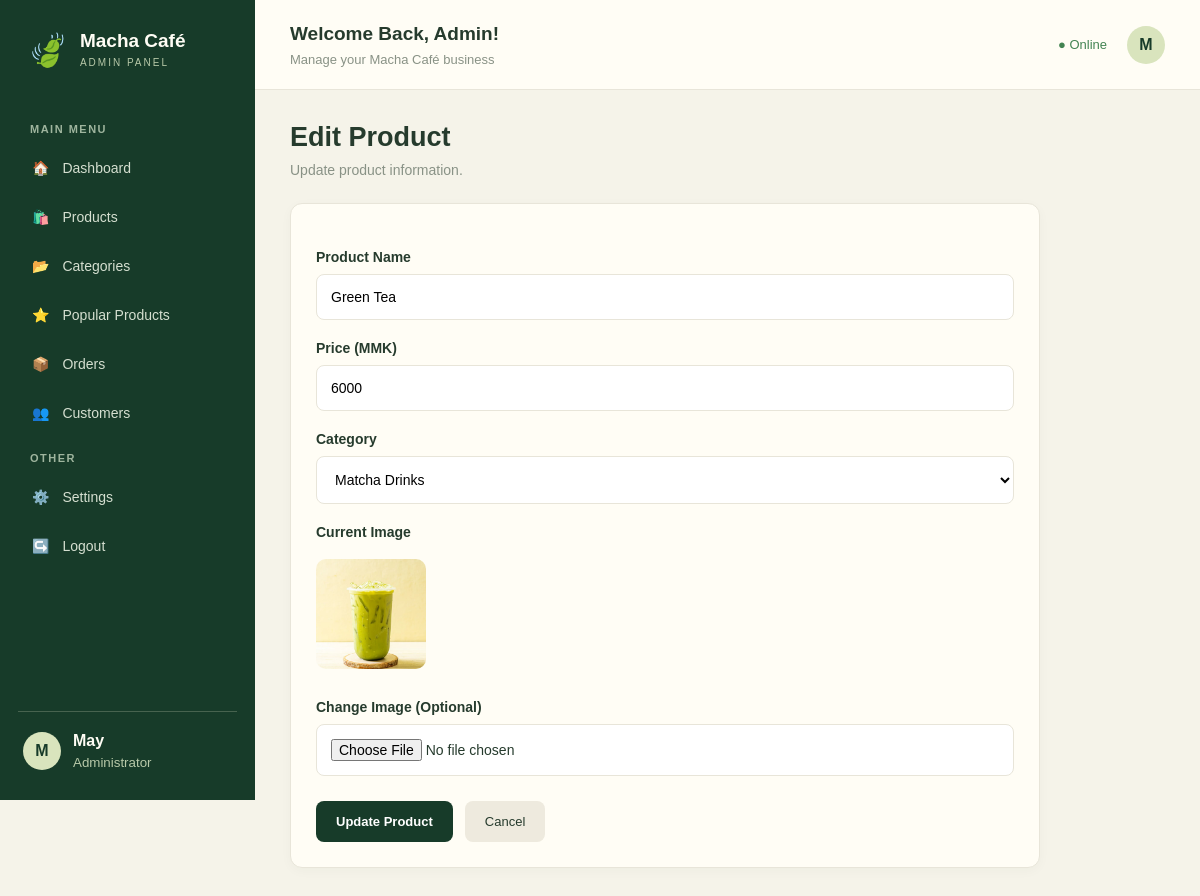
Screenshot of /admin/edit_product.php?id=2 (signed in) with the database file from the repository.
### tables this page shows
CREATE TABLE `products` (
  `id` int(11) NOT NULL,
  `product_name` varchar(150) NOT NULL,
  `price` int(11) NOT NULL,
  `image` varchar(255) NOT NULL,
  `category_id` int(100) NOT NULL
);

CREATE TABLE `categories` (
  `id` int(11) NOT NULL,
  `category_name` varchar(100) NOT NULL
);

### admin/edit_product.php (the view, shortened to what this page needs)
<?php
include('../connection.php');
$id = (int)($_GET['id'] ?? 0);
$result = mysqli_query($conn, "SELECT * FROM products WHERE id=$id");
$product = mysqli_fetch_assoc($result);
$categories = mysqli_query($conn, "SELECT * FROM categories");
?>
<!DOCTYPE html>
<html lang="en">
<head>
    <link rel="stylesheet" href="../css/admin.css">
</head>
<body>
    <div class="admin-layout">
        <?php include('sidebar.php'); ?>
        <main class="main-content">
            <?php include('header.php'); ?>
            <section class="content">
                <div class="page-heading">
                    <h1>Edit Product</h1>
                    <p>Update product information.</p>
                </div>
                <div class="section-card form-card">
                    <form method="POST" enctype="multipart/form-data">
                        <label>Product Name</label>
                        <input type="text" name="product_name"
                            value="<?= htmlspecialchars($product['product_name']) ?>" required>
                        <label>Price (MMK)</label>
                        <input type="number" name="price"
                            value="<?= htmlspecialchars($product['price']) ?>" min="1" required>
                        <label>Category</label>
                        <select name="category_id" required>
                            <?php while ($cat = mysqli_fetch_assoc($categories)) { ?>
                                <option value="<?= $cat['id'] ?>"
                                    <?= $cat['id'] == $product['category_id'] ? 'selected' : '' ?>>
                                    <?= htmlspecialchars($cat['category_name']) ?>
                                </option>
                            <?php } ?>
                        </select>
                        <label>Current Image</label>
                        <img class="preview-image"
                            src="../<?= htmlspecialchars($product['image']) ?>" alt="Product">
                        <label>Change Image (Optional)</label>
                        <input type="file" name="image"
                            accept=".jpg,.jpeg,.png,.webp">
                        <div class="form-actions">
                            <button class="primary-btn" name="update_product">Update Product</button>
                            <a href="products.php" class="cancel-btn">Cancel</a>
                        </div>
                    </form>
                </div>
            </section>
        </main>
    </div>
</body>
</html>

### css/admin.css (style rules this page uses)
:root { --green: #173b29; --green-light: #315b40; --green-soft: #e5eddf; --cream: #f5f3e9; --white: #fffdf5; --text: #263b2d; --muted: #899286; --border: #e8e5d9; --red: #a33b30; }
* { margin: 0; padding: 0; box-sizing: border-box; }
body { font-family: Arial, sans-serif; background: var(--cream); color: var(--text); }
a { text-decoration: none; color: inherit; }
button, input, select { font-family: inherit; }
button { cursor: pointer; }
.login-container label, .register-container label, .form-card label { display: block; font-weight: 600; font-size: 14px; margin: 18px 0 9px; }
.login-container input, .register-container input, .form-card input, .form-card select { width: 100%; padding: 14px; border: 1px solid var(--border); border-radius: 8px; background: #fff; outline: none; font-size: 14px; }
.admin-layout { display: flex; min-height: 100vh; }
.main-content { width: calc(100% - 255px); margin-left: 255px; min-width: 0; }
.content { padding: 32px 35px; width: 100%; }
.page-heading { margin-bottom: 25px; }
.page-heading h1 { font-size: 27px; margin-bottom: 9px; }
.page-heading p { font-size: 14px; color: var(--muted); }
.primary-btn { display: inline-flex; justify-content: center; align-items: center; padding: 13px 20px; border: none; border-radius: 8px; background: var(--green); color: white; font-size: 13px; font-weight: bold; transition: .2s; }
.cancel-btn { display: inline-block; padding: 13px 20px; border-radius: 8px; background: #eeeade; color: var(--text); font-size: 13px; }
.section-card { background: var(--white); border: 1px solid var(--border); border-radius: 12px; padding: 25px; margin-bottom: 23px; box-shadow: 0 3px 12px rgba(20, 50, 30, .03); }
.form-card { max-width: 750px; }
.form-card form { display: flex; flex-direction: column; }
.form-card label { margin: 20px 0 9px; }
.form-card input, .form-card select { width: 100%; }
.form-actions { display: flex; gap: 12px; flex-wrap: wrap; margin-top: 25px; }
.preview-image { width: 110px; height: 110px; object-fit: cover; border-radius: 10px; margin: 10px 0; }

### rows the page displays
products: product_name "Green Tea", price "6000", category_id "Matcha Drinks", image (picture)

### other values shown
substr($_SESSION['admin_name'], 0, 1) "M"
$_SESSION['admin_name'] "May"
